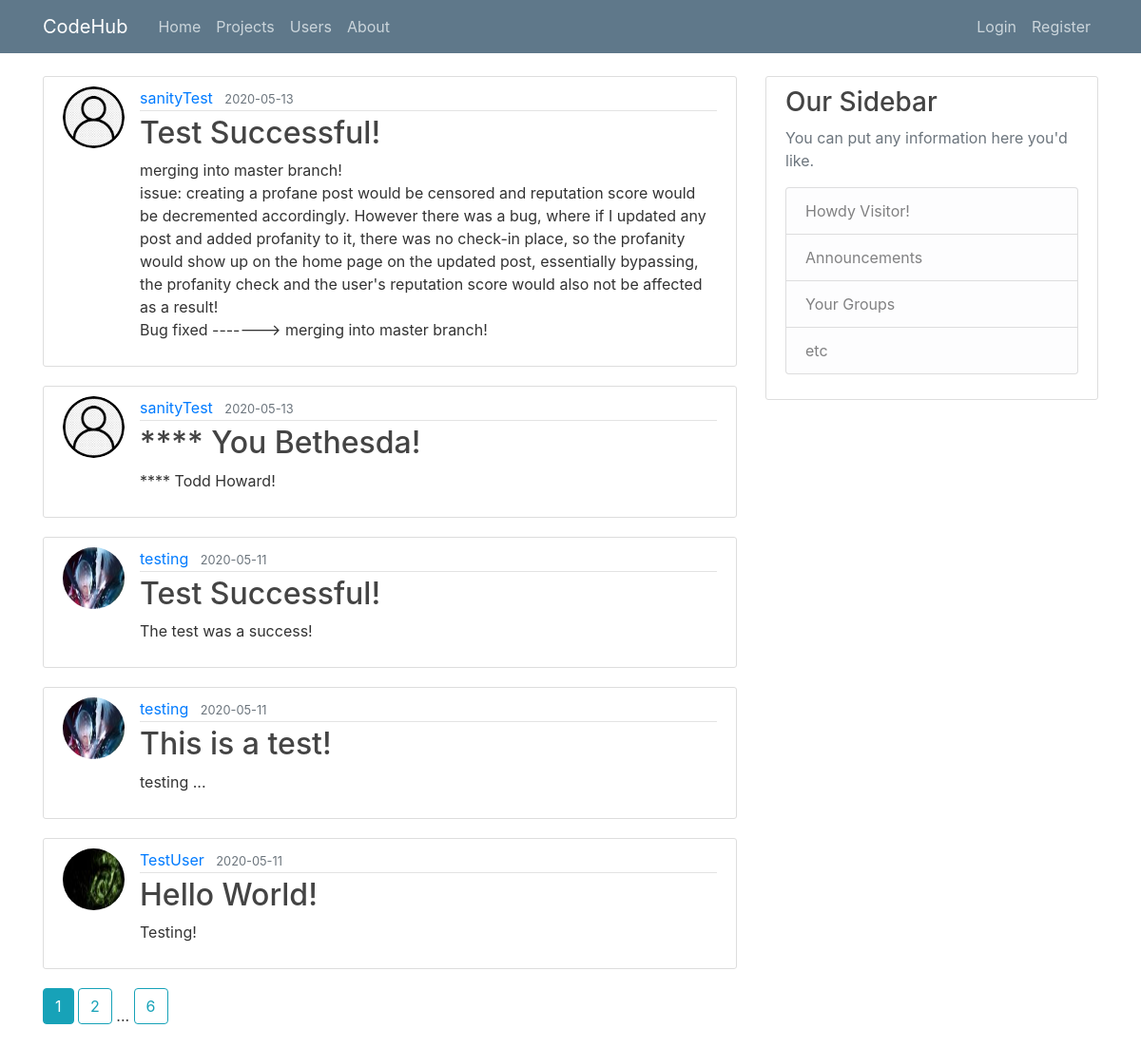
Page /home on the earlier database version.
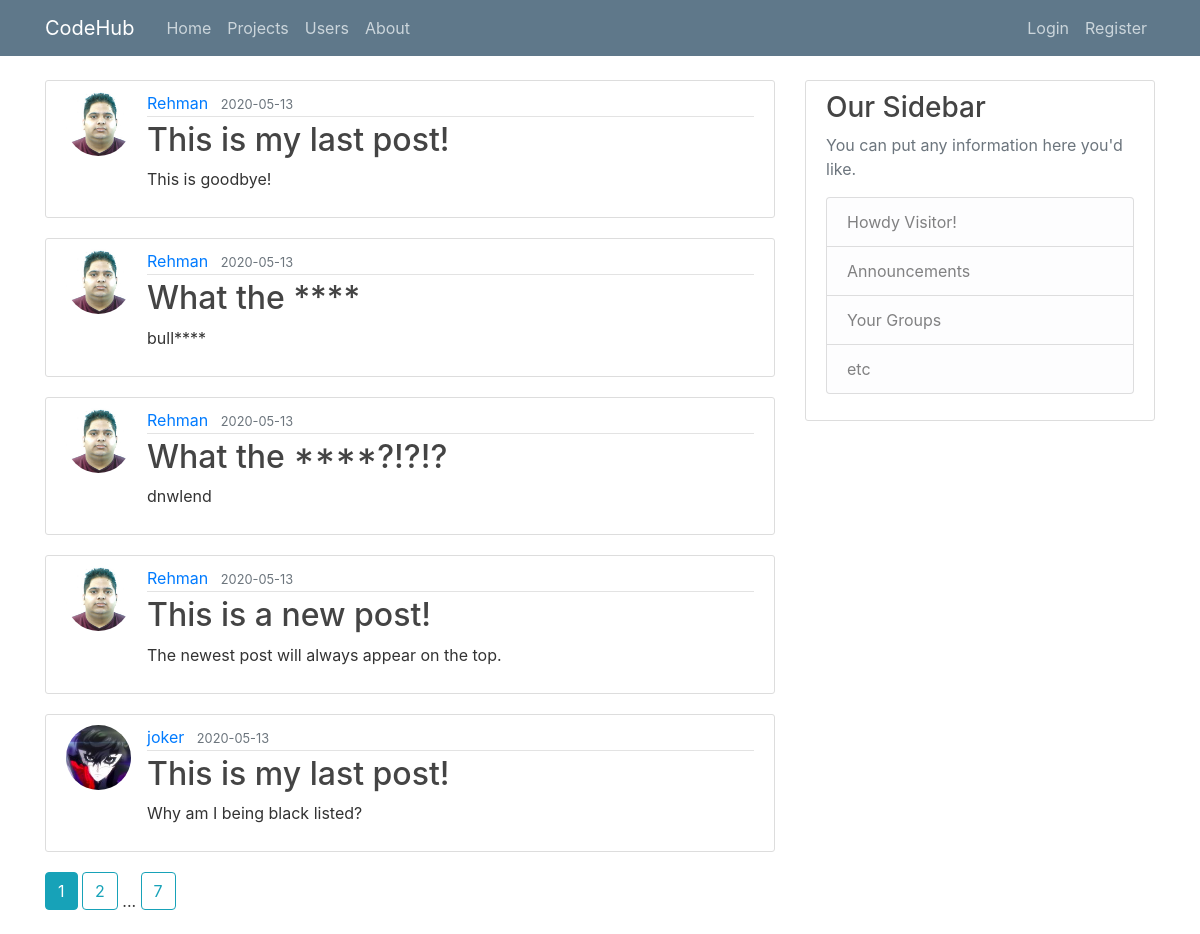
Same page on the later database version.
### app/models.py (models this page shows, shortened)
class Post(db.Model):
    id = db.Column(db.Integer, primary_key=True)                                    # Primary Key
    title = db.Column(db.String(100), nullable=False)                               # Each Post will have a title, with a max(100) characters, uniqueness does not apply, and Null is not allowed!
    date_posted = db.Column(db.DateTime, nullable=False, default=datetime.utcnow)   # Each Post will have a date_posted, with DateTime set to utcnow, current time, and Null is not allowed!
    content = db.Column(db.Text, nullable=False)                                    # Each Post will have a content with no character limit, and Null is not allowed!
    user_id = db.Column(db.Integer, db.ForeignKey('user.id'), nullable=False)       # This is using the user id as a ForeignKey, each post must have an Author, so Null is not allowed!
    rating = db.Column(db.Integer, nullable=False, default=0)

class User(db.Model, UserMixin):
    id = db.Column(db.Integer, primary_key=True)                                    # Primary Key
    username = db.Column(db.String(20), unique=True, nullable=False)                # Each User will have a username, with a max(20) characters, it must be unique, and Null is not allowed!
    email = db.Column(db.String(120), unique=True, nullable=False)                  # Each User will have an email, with a max(120) characters, it must be unique, and Null is not allowed!
    image_file = db.Column(db.String(20), nullable=False, default='default.jpg')    # Each User will have a defualt profile Image, so uniqueness does not apply, since Null is not allowed!
    password = db.Column(db.String(60), nullable=False)                             # Each User will have passwords, with a max(60) characters, uniqueness does not apply, and Null is not allowed!
    posts = db.relationship('Post', backref='author', lazy=True)                    # This is linked to Posts, Lazy Evaluation is set to: True
    reputation = db.Column(db.Integer, nullable=False, default=10)                  # This has a default value of 10
    profanity = db.Column(db.Boolean, unique=False, default=False)                  # This had a default value of 0
    chance = db.Column(db.Boolean, nullable=False, default=True)                    # This has a default value of True
    blacklisted = db.Column(db.Boolean, unique=False, default=False)                # This has a default value of False
    compliments=db.Column(db.Integer, unique=False, default=0)                      # This has a default value of 0

### app/main/routes.py (the view)
@main.route('/')
@main.route('/home')
def home():                                                                                                         # Testing Complete. I no longer need to use dummy data! Horray!!! :D
    page = request.args.get('page', 1, type=int)                                                                    # We request a page, the default page is 1, of type int
    posts = Post.query.order_by(Post.date_posted.desc()).paginate(page=page, per_page=5)                            # Instead of using query.all(), I've changed this to query.paginate() ...
    if (current_user.is_authenticated and current_user.blacklisted == False and current_user.reputation < 0):        # Feature # 6: From the Spec Sheet!
        flash('Your reputation became negative! You are being black listed!', 'danger')
        blacklist(current_user)
    return render_template('home.html', posts=posts)

### app/templates/home.html
{% extends "template.html" %}
{% block content %}
    {% for post in posts.items %}
        <article class="media content-section">
            <img class="rounded-circle article-img" src="{{ url_for('static', filename='profile_images/' + post.author.image_file ) }}">
            <div class="media-body">
                <div class="article-metadata">
                    <a class="mr-2" href="{{ url_for('users.user_posts', username=post.author.username) }}">{{ post.author.username }}</a>
                    <small class="text-muted">{{ post.date_posted.strftime('%Y-%m-%d') }}</small>
                </div>
                <h2><a class="article-title" href="{{url_for('posts.post', post_id=post.id) }}">{{ post.title }}</a></h2>
                <p class="article-content">{{ post.content }}</p>
            </div>
        </article>
    {% endfor %}
    {% for page_num in posts.iter_pages(left_edge=1, right_edge=1, left_current=1, right_current=2) %}
        {% if page_num %}
            {% if posts.page == page_num %}
                <a class="btn btn-info mb-4" href="{{ url_for('main.home', page=page_num) }}">{{ page_num }}</a>
            {% else %}
                <a class="btn btn-outline-info mb-4" href="{{ url_for('main.home', page=page_num) }}">{{ page_num }}</a>
            {% endif %}
        {% else %}
            ...
        {% endif %}
    {% endfor %}
{% endblock content %}

### app/templates/template.html (shortened to what this page needs)
<!DOCTYPE html>
<html lang="en">
<head>
    <link rel="stylesheet" href="https://stackpath.bootstrapcdn.com/bootstrap/4.4.1/css/bootstrap.min.css">
    <link rel="stylesheet" href="{{ url_for('static', filename='main.css') }}">
</head>
<body>
    <header class="site-header">
        <nav class="navbar navbar-expand-md navbar-dark bg-steel fixed-top">
            <div class="container">
                <a class="navbar-brand mr-4" href="/">CodeHub</a>
                <div class="collapse navbar-collapse" id="navbarToggle">
                    <div class="navbar-nav mr-auto">
                        <a class="nav-item nav-link" href="{{ url_for('main.home') }}">Home</a>
                        <a class="nav-item nav-link" href="{{ url_for('main.projects') }}">Projects</a>
                        <a class="nav-item nav-link" href="{{ url_for('main.users') }}">Users</a>
                        <a class="nav-item nav-link" href="{{ url_for('main.about') }}">About</a>
                    </div>
                    <div class="navbar-nav">
                        {% if current_user.is_authenticated %}
                            <a class="nav-item nav-link" href="{{ url_for('posts.new_post') }}">New Post</a>
                            <a class="nav-item nav-link" href="{{ url_for('users.account') }}">Account</a>
                            <a class="nav-item nav-link" href="{{ url_for('users.logout') }}">Log out</a>
                        {% else %}
                            <a class="nav-item nav-link" href="{{ url_for('users.login') }}">Login</a>
                            <a class="nav-item nav-link" href="{{ url_for('users.register') }}">Register</a>
                        {% endif %}
                    </div>
                </div>
            </div>
        </nav>
    </header>
    <main role="main" class="container">
        <div class="row">
            <div class="col-md-8">
                {% block content %}{% endblock %}
            </div>
            <div class="col-md-4">
                <div class="content-section">
                    <h3>Our Sidebar</h3>
                    <p class='text-muted'>You can put any information here you'd like.
                        <ul class="list-group">
                            {% if current_user.is_authenticated %}
                                {% if current_user.reputation >= 3 %}
                                    <li class="list-group-item list-group-item">Reputation Score: {{ current_user.reputation }}</li>
                                {% elif current_user.reputation == 2 %}
                                    <li class="list-group-item list-group-item" style="color: orange;">Reputation Score: {{ current_user.reputation }}</li>
                                {% elif current_user.reputation == 1 %}
                                    <li class="list-group-item list-group-item" style="color: orangered;">Reputation Score: {{ current_user.reputation }}</li>
                                {% elif current_user.reputation == 0 %}
                                    <li class="list-group-item list-group-item" style="color: red;">Reputation Score: {{ current_user.reputation }}</li>
                                {% else %}
                                    <li class="list-group-item list-group-item" style="color: red;"><b>Reputation Score: {{ current_user.reputation }}</b></li>
                                {% endif %}
                            {% else %}
                                <li class="list-group-item list-group-item-light">Howdy Visitor!</li>
                            {% endif %}
                            <li class="list-group-item list-group-item-light">Announcements</li>
                            <li class="list-group-item list-group-item-light">Your Groups</li>
                            <li class="list-group-item list-group-item-light">etc</li>
                        </ul>
                    </p>
                </div>
            </div>
        </div>
    </main>
</body>
</html>

### app/static/main.css (style rules this page uses)
body { background: white; color: #333333; margin-top: 5rem; }
h1, h2, h3, h4, h5, h6 { color: #444444; }
.bg-steel { background-color: #5f788a; }
.site-header .navbar-nav .nav-link { color: #cbd5db; }
.content-section { background: #ffffff; padding: 10px 20px; border: 1px solid #dddddd; border-radius: 3px; margin-bottom: 20px; }
.article-title { color: #444444; }
.article-content { white-space: pre-line; }
.article-img { height: 65px; width: 65px; margin-right: 16px; }
.article-metadata { padding-bottom: 1px; margin-bottom: 4px; border-bottom: 1px solid #e3e3e3 }

Differences in the rows shown:
no longer on this page (row unchanged): Post: image_file (placeholder picture), author.username "sanityTest", date_posted "2020-05-13", title "Test Successful!", content "merging into master branch! issue: creating a profane post would be censored and reputation score would be decremented accordingly. However there was a bug, where if I updated any post and added profanity to it, there was no check-in place, so the profanity would show up on the home page on the updated post, essentially bypassing, the profanity check and the user's reputation score would also not be affected as a result! Bug fixed -------> merging into master branch!"
no longer on this page (row unchanged): Post: image_file (placeholder picture), author.username "sanityTest", date_posted "2020-05-13", title "**** You Bethesda!", content "**** Todd Howard!"
no longer on this page (row unchanged): Post: image_file (picture), author.username "testing", date_posted "2020-05-11", title "Test Successful!", content "The test was a success!"
no longer on this page (row unchanged): Post: image_file (picture), author.username "testing", date_posted "2020-05-11", title "This is a test!", content "testing ..."
no longer on this page (row unchanged): Post: image_file (picture), author.username "TestUser", date_posted "2020-05-11", title "Hello World!", content "Testing!"
added Post: image_file (picture), author.username "Rehman", date_posted "2020-05-13", title "This is my last post!", content "This is goodbye!"
added Post: image_file (picture), author.username "Rehman", date_posted "2020-05-13", title "What the ****", content "bull****"
added Post: image_file (picture), author.username "Rehman", date_posted "2020-05-13", title "What the ****?!?!?", content "dnwlend"
added Post: image_file (picture), author.username "Rehman", date_posted "2020-05-13", title "This is a new post!", content "The newest post will always appear on the top."
added Post: image_file (picture), author.username "joker", date_posted "2020-05-13", title "This is my last post!", content "Why am I being black listed?"
Other differences:
new list line: "7"
list line gone: "6"
